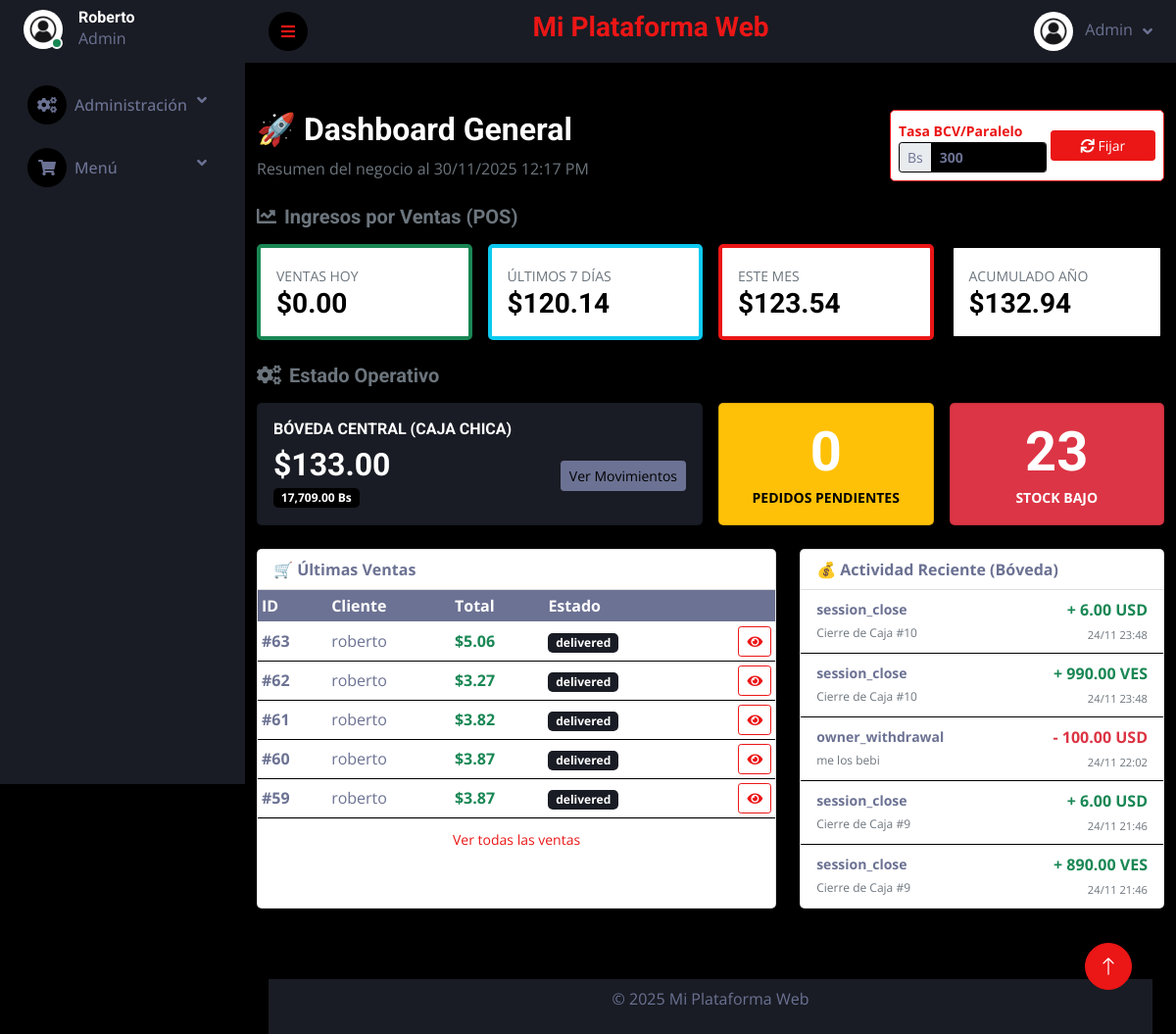
/admin/index.php (signed in), run on an earlier commit of the app's database.
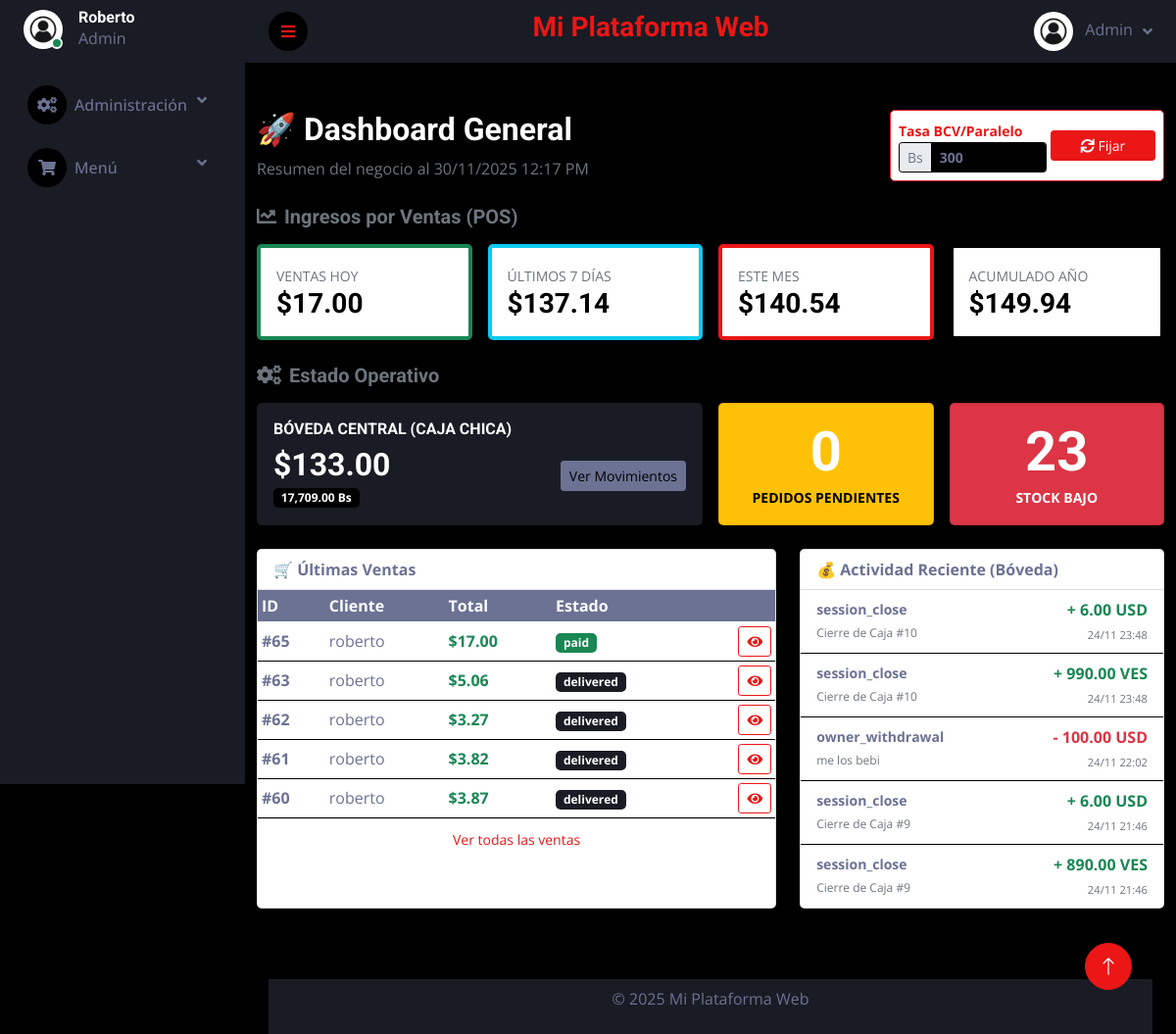
And on a later commit of the database.
### tables this page shows
CREATE TABLE `orders` (
  `id` int(11) NOT NULL,
  `user_id` int(11) NOT NULL,
  `total_price` decimal(10,2) NOT NULL,
  `status` enum('pending','paid','preparing','ready','delivered','cancelled') DEFAULT 'pending',
  `consumption_type` enum('dine_in','takeaway','delivery') DEFAULT 'dine_in',
  `shipping_address` text NOT NULL,
  `shipping_method` varchar(100) DEFAULT NULL,
  `tracking_number` varchar(100) DEFAULT NULL,
  `created_at` timestamp NULL DEFAULT current_timestamp(),
  `updated_at` timestamp NULL DEFAULT NULL ON UPDATE current_timestamp()
);

CREATE TABLE `users` (
  `id` int(11) NOT NULL,
  `name` varchar(100) NOT NULL,
  `email` varchar(150) NOT NULL,
  `password` varchar(255) NOT NULL,
  `phone` varchar(20) NOT NULL,
  `document_id` varchar(50) NOT NULL,
  `address` text NOT NULL,
  `role` enum('admin','user') NOT NULL DEFAULT 'user',
  `profile_pic` varchar(255) DEFAULT 'default.jpg',
  `balance` decimal(10,2) DEFAULT 0.00,
  `reset_token` varchar(255) DEFAULT NULL,
  `token_expiry` datetime DEFAULT NULL,
  `created_at` timestamp NULL DEFAULT current_timestamp(),
  `updated_at` timestamp NULL DEFAULT current_timestamp() ON UPDATE current_timestamp()
);

CREATE TABLE `vault_movements` (
  `id` int(11) NOT NULL,
  `type` enum('deposit','withdrawal') NOT NULL,
  `origin` enum('session_close','manual_deposit','supplier_payment','owner_withdrawal') NOT NULL,
  `amount` decimal(12,2) NOT NULL,
  `currency` enum('USD','VES') NOT NULL,
  `description` text DEFAULT NULL,
  `reference_id` int(11) DEFAULT NULL,
  `created_by` int(11) NOT NULL,
  `created_at` timestamp NULL DEFAULT current_timestamp()
);

### funciones/conexion.php (called while the page is built, shortened)
<?php
class Database
{
    private static $connection = null;
    public static function getConnection()
    {
        if (self::$connection === null) {
            try {
                $host     = $_ENV['DB_HOST'] ?? 'localhost';
                $dbname   = $_ENV['DB_NAME'] ?? 'minimarket';
                $username = $_ENV['DB_USER'] ?? 'root';
                $password = $_ENV['DB_PASSWORD'] ?? '';
                $port     = $_ENV['DB_PORT'] ?? '3306';
                $options = [
                    PDO::ATTR_ERRMODE            => PDO::ERRMODE_EXCEPTION,
                    PDO::ATTR_DEFAULT_FETCH_MODE => PDO::FETCH_ASSOC,
                    PDO::ATTR_EMULATE_PREPARES   => false,
                ];
                self::$connection = new PDO(
                    "mysql:host=$host;port=$port;dbname=$dbname;charset=utf8mb4",
                    $username,
                    $password,
                    $options
                );
            } catch (PDOException $e) {
                error_log("Error de conexión: " . $e->getMessage());
                die("<h3>Error de conexión.</h3><p>Verifica tu archivo .env y los logs del servidor.</p>");
            }
        }
        return self::$connection;
    }
}
?>

### templates/autoload.php (called while the page is built, shortened)
<?php
require_once '../funciones/conexion.php';
$db = Database::getConnection();
require_once '../funciones/ProductManager.php';
require_once '../funciones/OrderManager.php';
require_once '../funciones/VaultManager.php';
$orderManager = new OrderManager($db);
$vaultManager = new VaultManager($db);

### funciones/OrderManager.php (called while the page is built, shortened)
<?php
class OrderManager {
    private $db;
    public function __construct($db) {
        $this->db = Database::getConnection();
    }
    public function countOrdersByStatus($status) {
        $query = "SELECT COUNT(*) AS total FROM orders WHERE status = :status";
        $stmt = $this->db->prepare($query);
        $stmt->bindValue(':status', $status);
        $stmt->execute();
        return $stmt->fetch(PDO::FETCH_ASSOC)['total'] ?? 0;
    }
    public function getUltimosPedidos($limit = 10) {
        $query = "SELECT o.id, o.user_id, u.name, o.total_price, o.status, o.created_at FROM orders o JOIN users u ON o.user_id = u.id ORDER BY o.created_at DESC LIMIT :limit";
        $stmt = $this->db->prepare($query);
        $stmt->bindValue(':limit', (int)$limit, PDO::PARAM_INT);
        $stmt->execute();
        return $stmt->fetchAll(PDO::FETCH_ASSOC);
    }
    public function getTotalVentasAnio() {
        $sql = "SELECT SUM(total_price) as total FROM orders WHERE YEAR(created_at) = YEAR(CURRENT_DATE()) AND (status = 'paid' OR status = 'delivered')";
        $stmt = $this->db->query($sql);
        return $stmt->fetch(PDO::FETCH_ASSOC)['total'] ?? 0;
    }
    public function getTotalVentasMes() {
        $query = "SELECT SUM(total_price) AS total FROM orders WHERE MONTH(created_at) = MONTH(CURRENT_DATE()) AND YEAR(created_at) = YEAR(CURRENT_DATE())";
        $stmt = $this->db->query($query);
        return $stmt->fetch(PDO::FETCH_ASSOC)['total'] ?? 0;
    }
    public function getTotalVentasSemana() {
        $query = "SELECT SUM(total_price) AS total FROM orders WHERE created_at >= DATE_SUB(NOW(), INTERVAL 7 DAY)";
        $stmt = $this->db->query($query);
        return $stmt->fetch(PDO::FETCH_ASSOC)['total'] ?? 0;
    }
    public function getTotalVentasDia() {
        $query = "SELECT SUM(total_price) AS total FROM orders WHERE DATE(created_at) = CURDATE()";
        $stmt = $this->db->query($query);
        return $stmt->fetch(PDO::FETCH_ASSOC)['total'] ?? 0;
    }
}
?>

### funciones/VaultManager.php (called while the page is built, shortened)
<?php
class VaultManager {
    private $db;
    public function __construct($db) {
        $this->db = $db;
    }
    public function getBalance() {
        $stmt = $this->db->query("SELECT * FROM company_vault WHERE id = 1");
        return $stmt->fetch(PDO::FETCH_ASSOC);
    }
}
?>

### funciones/ProductManager.php (called while the page is built, shortened)
<?php
class ProductManager {
    private $db;
    public function __construct($db) {
        $this->db = Database::getConnection();
    }
    public function getLowStockProducts($threshold = 5) {
        $stmt = $this->db->prepare("SELECT * FROM products WHERE stock <= ? ORDER BY stock ASC");
        $stmt->execute([$threshold]);
        return $stmt->fetchAll(PDO::FETCH_ASSOC);
    }
}
?>

### admin/index.php (the view, shortened to what the changed rows need)
<?php
require_once '../templates/autoload.php';
$vaultBalance = $vaultManager->getBalance();
$ventasDia = $orderManager->getTotalVentasDia();
$ventasSemana = $orderManager->getTotalVentasSemana();
$ventasMes = $orderManager->getTotalVentasMes();
$ventasAnio = $orderManager->getTotalVentasAnio();
$ordenesPendientes = $orderManager->countOrdersByStatus('pending');
$stockCritico = count($productManager->getLowStockProducts(5));
$ultimasVentas = $orderManager->getUltimosPedidos(5);
$stmt = $db->query("SELECT * FROM vault_movements ORDER BY created_at DESC LIMIT 5");
$ultimosMovimientos = $stmt->fetchAll(PDO::FETCH_ASSOC);
require_once '../templates/header.php';
?>
<div class="container mt-5 mb-5">
    <div class="d-flex justify-content-between align-items-center mb-4">
        <div>
            <h2>🚀 Dashboard General</h2>
        </div>
    </div>
    <div class="row g-3 mb-4">
        <div class="col-md-3">
            <div class="card bg-white border-start border-4 border-success shadow-sm h-100">
                <div class="card-body">
                    <small class="text-muted text-uppercase">Ventas Hoy</small>
                    <h3 class="fw-bold text-dark mb-0">$<?= number_format($ventasDia, 2) ?></h3>
                </div>
            </div>
        </div>
        <div class="col-md-3">
            <div class="card bg-white border-start border-4 border-info shadow-sm h-100">
                <div class="card-body">
                    <small class="text-muted text-uppercase">Últimos 7 Días</small>
                    <h3 class="fw-bold text-dark mb-0">$<?= number_format($ventasSemana, 2) ?></h3>
                </div>
            </div>
        </div>
        <div class="col-md-3">
            <div class="card bg-white border-start border-4 border-primary shadow-sm h-100">
                <div class="card-body">
                    <small class="text-muted text-uppercase">Este Mes</small>
                    <h3 class="fw-bold text-dark mb-0">$<?= number_format($ventasMes, 2) ?></h3>
                </div>
            </div>
        </div>
        <div class="col-md-3">
            <div class="card bg-white border-start border-4 border-dark shadow-sm h-100">
                <div class="card-body">
                    <small class="text-muted text-uppercase">Acumulado Año</small>
                    <h3 class="fw-bold text-dark mb-0">$<?= number_format($ventasAnio, 2) ?></h3>
                </div>
            </div>
        </div>
    </div>
    <div class="row g-3 mb-4">
        <div class="col-md-6">
            <div class="card bg-secondary text-white shadow h-100">
                <div class="card-body d-flex justify-content-between align-items-center">
                    <div>
                        <h2 class="fw-bold mb-0">$<?= number_format($vaultBalance['balance_usd'], 2) ?></h2>
                    </div>
                </div>
            </div>
        </div>
        <div class="col-md-3">
            <div class="card bg-warning text-dark shadow h-100">
                <div class="card-body text-center">
                    <h1 class="fw-bold display-4 mb-0"><?= $ordenesPendientes ?></h1>
                </div>
            </div>
        </div>
        <div class="col-md-3">
            <div class="card bg-danger text-white shadow h-100">
                <div class="card-body text-center">
                    <h1 class="fw-bold display-4 mb-0"><?= $stockCritico ?></h1>
                </div>
            </div>
        </div>
    </div>
    <div class="row g-4">
        <div class="col-lg-7">
            <div class="card shadow h-100">
                <div class="table-responsive">
                    <table class="table table-hover mb-0 align-middle table-sm">
                        <thead class="table-light">
                            <tr>
                                <th>ID</th>
                                <th>Cliente</th>
                                <th>Total</th>
                                <th>Estado</th>
                                <th></th>
                            </tr>
                        </thead>
                        <tbody>
                            <?php foreach ($ultimasVentas as $v):
                                $badge = $v['status'] == 'paid' ? 'bg-success' : 'bg-secondary';
                            ?>
                                <tr>
                                    <td class="fw-bold">#<?= $v['id'] ?></td>
                                    <td><?= htmlspecialchars($v['name'] ?? 'Consumidor') ?></td>
                                    <td class="fw-bold text-success">$<?= number_format($v['total_price'], 2) ?></td>
                                    <td><span class="badge <?= $badge ?>"><?= $v['status'] ?></span></td>
                                    <td class="text-end"><a href="ver_venta.php?id=<?= $v['id'] ?>" class="btn btn-sm btn-outline-primary"><i class="fa fa-eye"></i></a></td>
                                </tr>
                            <?php endforeach; ?>
                        </tbody>
                    </table>
                </div>
            </div>
        </div>
        <div class="col-lg-5">
            <div class="card shadow h-100">
                <div class="list-group list-group-flush">
                    <?php foreach ($ultimosMovimientos as $mov):
                        $color = $mov['type'] == 'deposit' ? 'text-success' : 'text-danger';
                        $sign = $mov['type'] == 'deposit' ? '+' : '-';
                    ?>
                        <div class="list-group-item d-flex justify-content-between align-items-center">
                            <div>
                                <small class="d-block fw-bold text-truncate" style="max-width: 150px;"><?= htmlspecialchars($mov['origin']) ?></small>
                                <small class="text-muted" style="font-size: 0.75rem;"><?= $mov['description'] ?></small>
                            </div>
                            <div class="text-end">
                                <span class="fw-bold <?= $color ?>"><?= $sign ?> <?= number_format($mov['amount'], 2) ?> <?= $mov['currency'] ?></span><br>
                                <small class="text-muted" style="font-size: 0.7rem;"><?= date('d/m H:i', strtotime($mov['created_at'])) ?></small>
                            </div>
                        </div>
                    <?php endforeach; ?>
                </div>
            </div>
        </div>
    </div>
</div>
<?php require_once '../templates/footer.php'; ?>

What changed in the data, as far as the page shows it:
no longer on this page (row unchanged): orders: id "59", user.name "roberto", total_price "3.87", status "delivered"
added orders: id "65", user.name "roberto", total_price "17.00", status "paid"
Also different on the page:
$ventasDia: "0.00" → "17.00"
$ventasSemana: "120.14" → "137.14"
$ventasMes: "123.54" → "140.54"
$ventasAnio: "132.94" → "149.94"
